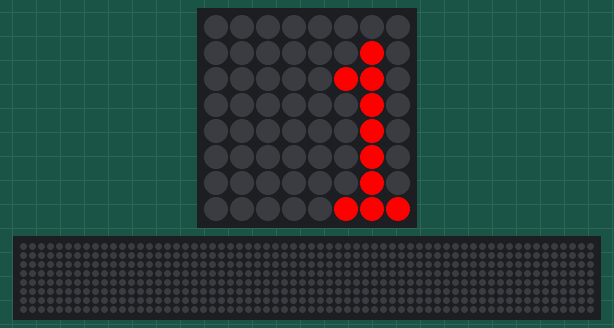
The program below on a simulated Raspberry Pi (BCM pin numbers) with a Sense HAT. On the bench: the Sense HAT's 8×8 RGB LED matrix, a strip that is not on the board, showing the scrolling text unrolled. The clock reads 2024-03-15 10:24:30 at power-on unless the program sets it; the 64×8 strip is a reading aid, not a part: it shows the text the matrix is scrolling, unrolled, one strip-width of it at a time.

Above: at 0.18 s.
At 4.44 s:
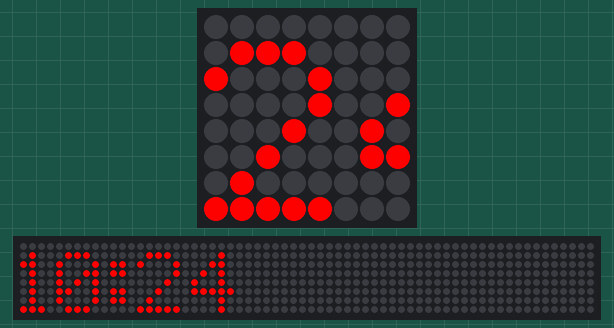
At 9.76 s:
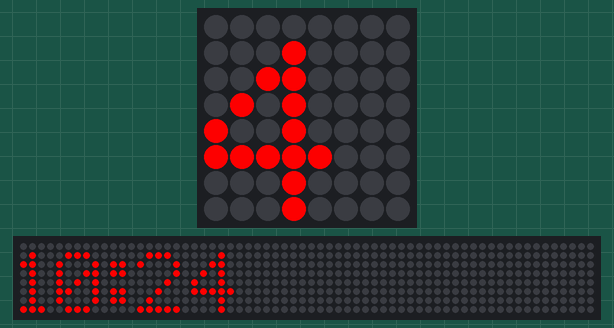
At 19.95 s:
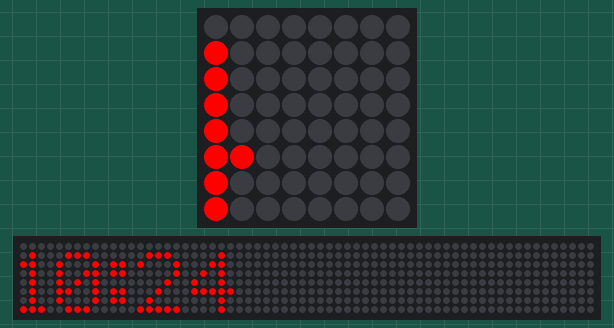
At 29.69 s:
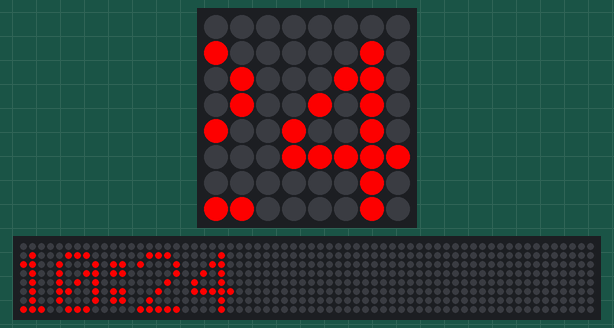
At 39.88 s:
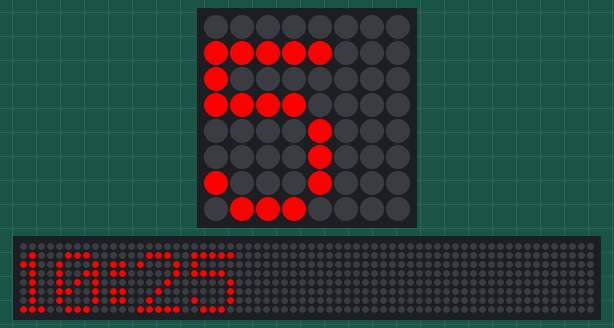

The program:

clock_demo.py
```python
from sense_hat import SenseHat
from datetime import datetime

s = SenseHat()


while True:
	time_now = datetime.now().time()
	time_now_string = str(time_now)
	time_now_string_truncated = time_now_string[0:5]
	s.show_message(time_now_string_truncated, 0.05, text_colour=[255,0,0])
```
